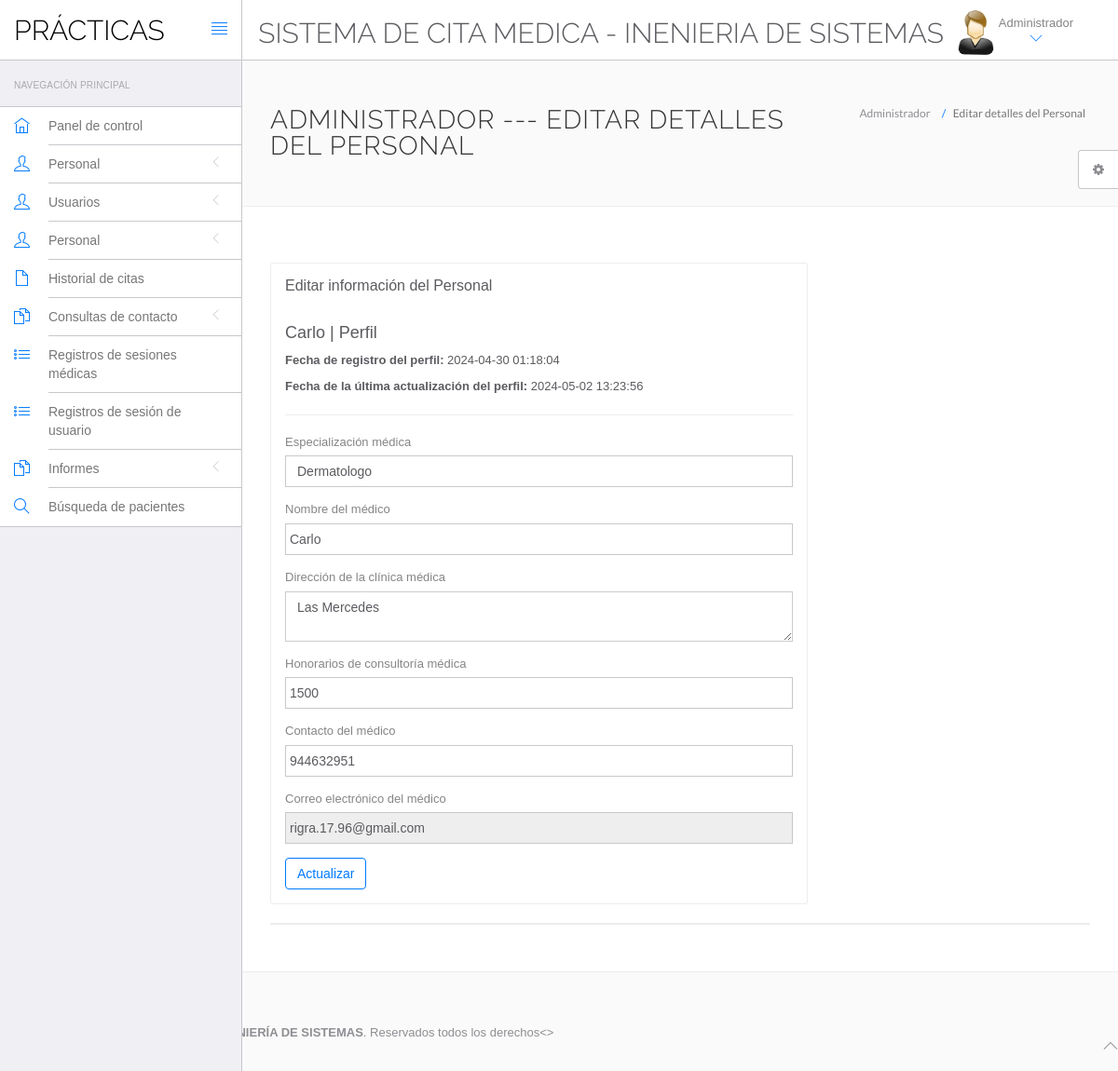
The page /ppp/admin/edit-doctor.php?id=10 (signed in) on the database its author committed.
### tables this page shows
CREATE TABLE `doctors` (
  `id` int(11) NOT NULL,
  `specilization` varchar(255) DEFAULT NULL,
  `doctorName` varchar(255) DEFAULT NULL,
  `address` longtext DEFAULT NULL,
  `docFees` varchar(255) DEFAULT NULL,
  `contactno` bigint(11) DEFAULT NULL,
  `docEmail` varchar(255) DEFAULT NULL,
  `password` varchar(255) DEFAULT NULL,
  `creationDate` timestamp NULL DEFAULT current_timestamp(),
  `updationDate` timestamp NULL DEFAULT NULL ON UPDATE current_timestamp()
);

### ppp/admin/edit-doctor.php (the view, shortened to what this page needs)
<?php
include('include/config.php');
$did=intval($_GET['id']);
?>
<!DOCTYPE html>
<html lang="en">
	<head>
		<link rel="stylesheet" href="vendor/bootstrap/css/bootstrap.min.css">
		<link rel="stylesheet" href="vendor/fontawesome/css/font-awesome.min.css">
		<link rel="stylesheet" href="vendor/themify-icons/themify-icons.min.css">
		<link href="vendor/animate.css/animate.min.css" rel="stylesheet" media="screen">
		<link href="vendor/perfect-scrollbar/perfect-scrollbar.min.css" rel="stylesheet" media="screen">
		<link href="vendor/switchery/switchery.min.css" rel="stylesheet" media="screen">
		<link href="vendor/bootstrap-touchspin/jquery.bootstrap-touchspin.min.css" rel="stylesheet" media="screen">
		<link href="vendor/select2/select2.min.css" rel="stylesheet" media="screen">
		<link href="vendor/bootstrap-datepicker/bootstrap-datepicker3.standalone.min.css" rel="stylesheet" media="screen">
		<link href="vendor/bootstrap-timepicker/bootstrap-timepicker.min.css" rel="stylesheet" media="screen">
		<link rel="stylesheet" href="assets/css/styles.css">
		<link rel="stylesheet" href="assets/css/plugins.css">
		<link rel="stylesheet" href="assets/css/themes/theme-1.css" id="skin_color" />
	</head>
	<body>
		<div id="app">
<?php include('include/sidebar.php');?>
			<div class="app-content">
						<?php include('include/header.php');?>
				<div class="main-content" >
					<div class="wrap-content container" id="container">
						<section id="page-title">
							<div class="row">
								<div class="col-sm-8">
									<h1 class="mainTitle">Administrador --- Editar detalles del Personal</h1>
																	</div>
								<ol class="breadcrumb">
									<li>
										<span>Administrador</span>
									</li>
									<li class="active">
										<span>Editar detalles del Personal</span>
									</li>
								</ol>
							</div>
						</section>
						<div class="container-fluid container-fullw bg-white">
							<div class="row">
								<div class="col-md-12">
									<div class="row margin-top-30">
										<div class="col-lg-8 col-md-12">
											<div class="panel panel-white">
												<div class="panel-heading">
													<h5 class="panel-title">Editar información del Personal</h5>
												</div>
												<div class="panel-body">
									<?php $sql=mysqli_query($con,"select * from doctors where id='$did'");
while($data=mysqli_fetch_array($sql))
{
?>
<h4><?php echo htmlentities($data['doctorName']);?> | Perfil</h4>
<p><b>Fecha de registro del perfil: </b><?php echo htmlentities($data['creationDate']);?></p>
<?php if($data['updationDate']){?>
<p><b>Fecha de la última actualización del perfil: </b><?php echo htmlentities($data['updationDate']);?></p>
<?php } ?>
<hr />
													<form role="form" name="adddoc" method="post" onSubmit="return valid();">
														<div class="form-group">
															<label for="DoctorSpecialization">
																Especialización médica
															</label>
							<select name="Doctorspecialization" class="form-control" required="required">
					<option value="<?php echo htmlentities($data['specilization']);?>">
					<?php echo htmlentities($data['specilization']);?></option>
															</select>
														</div>
<div class="form-group">
															<label for="doctorname">
																 Nombre del médico
															</label>
	<input type="text" name="docname" class="form-control" value="<?php echo htmlentities($data['doctorName']);?>" >
														</div>
<div class="form-group">
															<label for="address">
																 Dirección de la clínica médica
															</label>
					<textarea name="clinicaddress" class="form-control"><?php echo htmlentities($data['address']);?></textarea>
														</div>
<div class="form-group">
															<label for="fess">
																 Honorarios de consultoría médica
															</label>
		<input type="text" name="docfees" class="form-control" required="required"  value="<?php echo htmlentities($data['docFees']);?>" >
														</div>
<div class="form-group">
									<label for="fess">
																 Contacto del médico
															</label>
					<input type="text" name="doccontact" class="form-control" required="required"  value="<?php echo htmlentities($data['contactno']);?>">
														</div>
<div class="form-group">
									<label for="fess">
																 Correo electrónico del médico
															</label>
					<input type="email" name="docemail" class="form-control"  readonly="readonly"  value="<?php echo htmlentities($data['docEmail']);?>">
														</div>
														<?php } ?>
														<button type="submit" name="submit" class="btn btn-o btn-primary">
															Actualizar
														</button>
													</form>
												</div>
											</div>
										</div>
											</div>
										</div>
									<div class="col-lg-12 col-md-12">
											<div class="panel panel-white">
											</div>
										</div>
									</div>
								</div>
							</div>
						</div>
					</div>
				</div>
	<?php include('include/footer.php');?>
	<?php include('include/setting.php');?>
			<>
	</body>
</html>

### ppp/admin/assets/css/themes/theme-1.css (style rules this page uses)
body { background: #FAFAFA; }

### rows shown on the page
doctors: doctorName "Carlo", creationDate "2024-04-30 01:18:04", updationDate "2024-05-02 13:23:56", Doctorspecialization "Dermatologo", docname "Carlo", clinicaddress "Las Mercedes", docfees "1500", doccontact "944632951", docemail "rigra.17.96@gmail.com"
